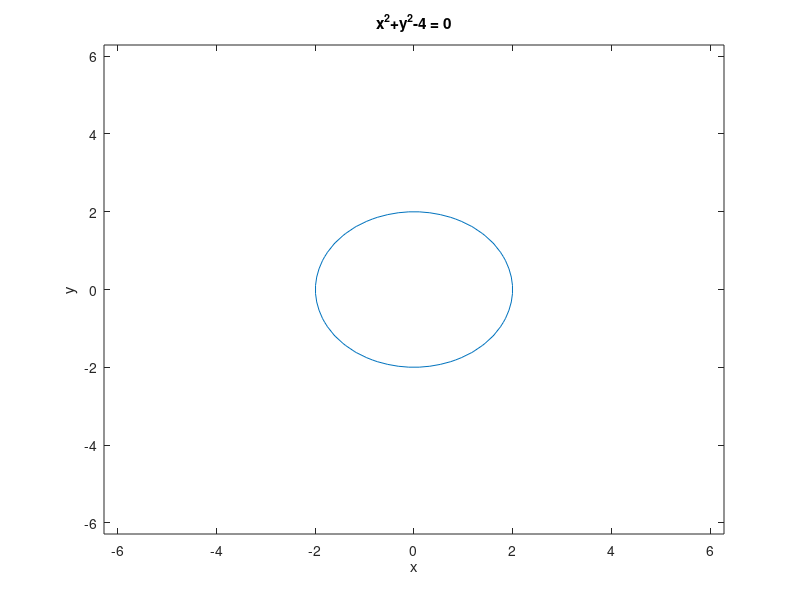
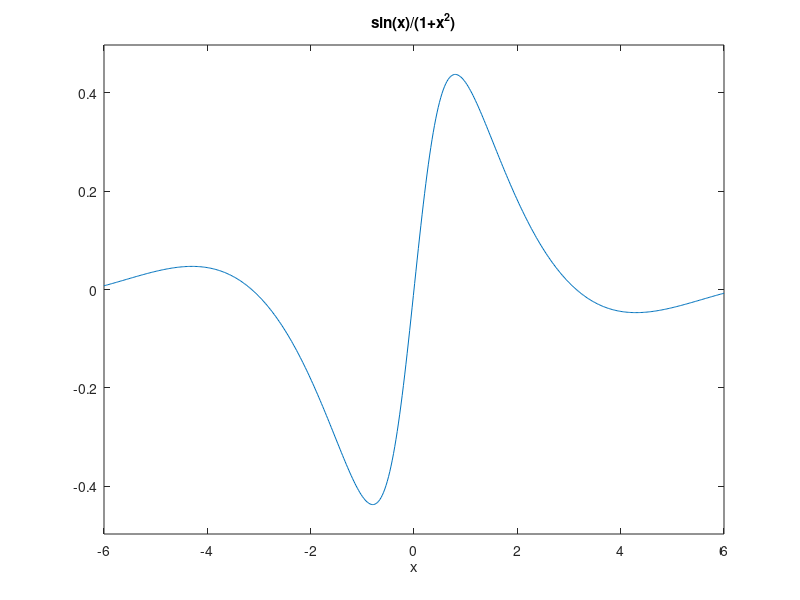
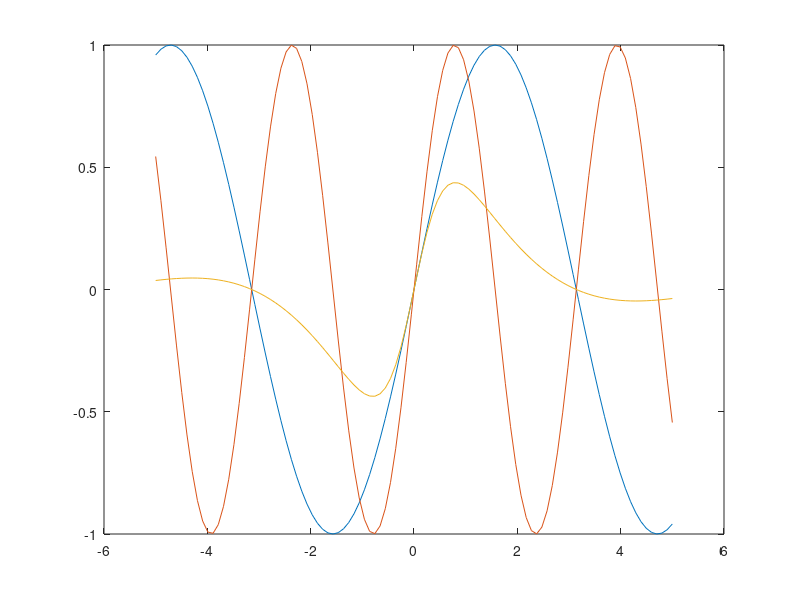
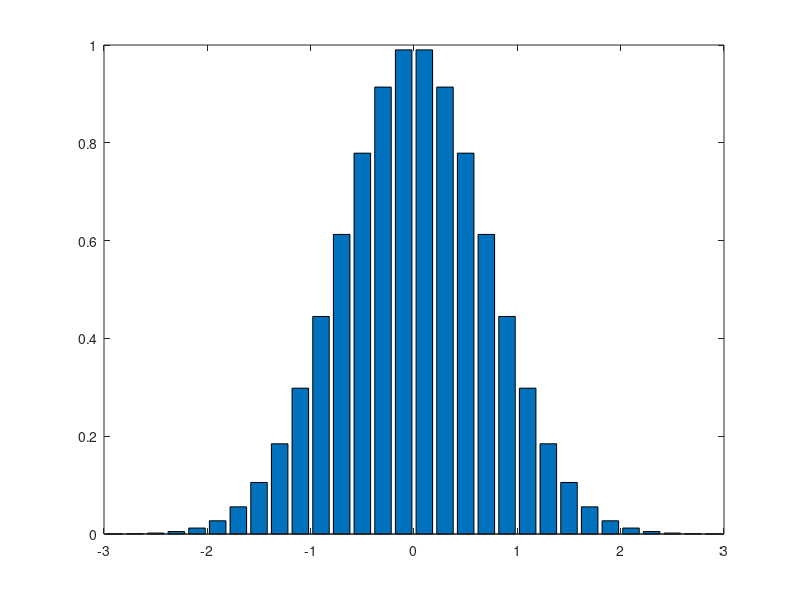

Reproduce these figures in MATLAB, in order.
% DemoPlot.m  % http://www.mathworks.com/help/matlab/examples

close all
% 1. 2D plots
% Line Plot for functions
figure(1)
ezplot('x^2+y^2-4')
figure(2)
ezplot('sin(x)/(1+x^2)', [-6, 6])
figure(3)
x = linspace(-5,5,100); 
% % Y = [sin(x)', sin(2*x)', sin(4*x)'];
Y = [sin(x)', sin(2*x)', sin(x)'./(1+x.^2)'];
plot(x,Y)

% Bar Plot of a Bell Shaped Curve
figure(4)
x = -2.9:0.2:2.9;
bar(x,exp(-x.*x));

% Histogram Plot
figure(5)
x = rand(1000,1);
% hist(x)         % default n =10;
hist(x,21)

% Stairstep Plot of a Sine Wave
figure(6)
x = 0:0.25:10;
stairs(x,sin(x));

% Errorbar Plot
figure(7)
x = -2:0.1:2;
y = erf(x);
e = rand(size(x))/10;
errorbar(x,y,e);

% Polar Plot
figure(8)
ezpolar('sin(t)/t', [-6*pi, 6*pi])
figure(9)
t = 0:0.01:2*pi;
polar(t,abs(sin(2*t).*cos(2*t)));

% Stem Plot
figure(10)
x = 0:0.1:4;
y = sin(x.^2).*exp(-x);
stem(x,y)

t1=title(' y = sin(x^2).*exp(-x) ');
set(t1, 'FontSize', 15);
x1=xlabel('X');  set(x1, 'FontSize', 15);
y1=ylabel('Y');  set(y1, 'FontSize', 15);
